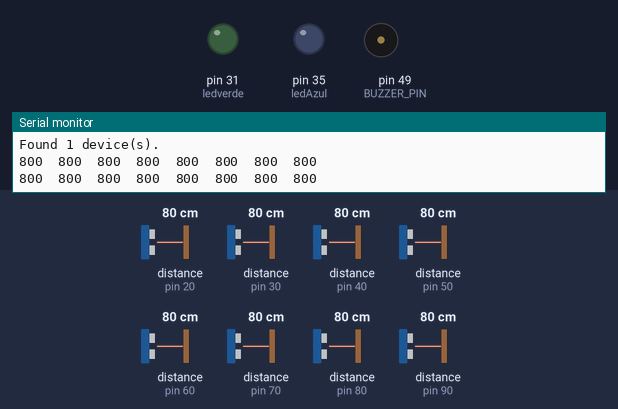
Bench run of a sketch on a simulated Arduino Mega 2560, built with avr-gcc and run on an emulated ATmega2560. On the bench: output pins drawn as LEDs (lit = HIGH), buzzer (waves = sounding), the last lines printed to the serial monitor. The test bench sets the inputs (shaded band); at power-on: distance to the obstacle (sensors on pin 30, pin 90, pin 20, pin 40, pin 50, pin 60, pin 70, pin 80) 80 cm.

Above: at 4.4 s.
4.5 s: distance to the obstacle (sensor on pin 30) set to 22 cm
6.2 s: distance to the obstacle (sensor on pin 30) set to 18 cm
At 6.84 s:
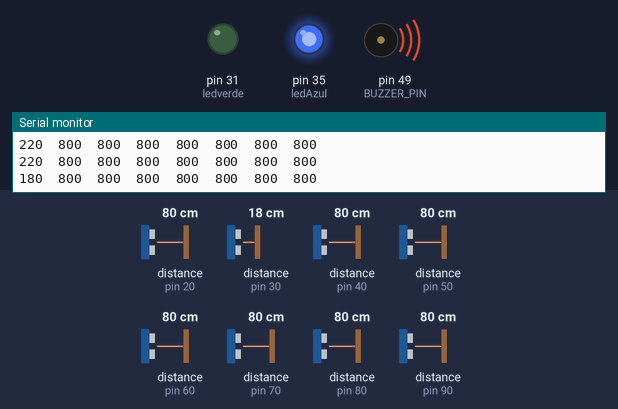
9.2 s: distance to the obstacle (sensor on pin 90) set to 44 cm
12.2 s: distance to the obstacle (sensor on pin 90) set to 37 cm
At 13.7 s:
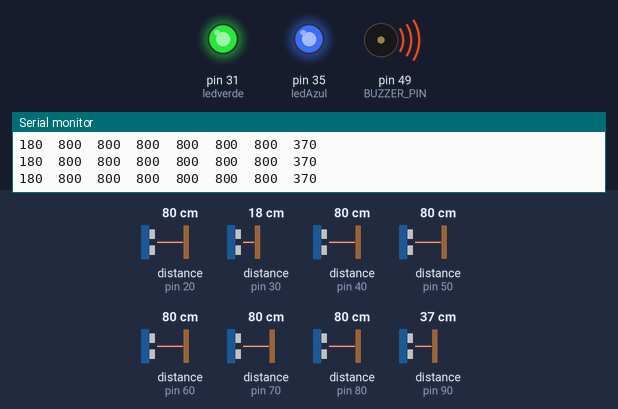
14.0 s: distance to the obstacle (sensor on pin 30) set to 35 cm
At 15.1 s:
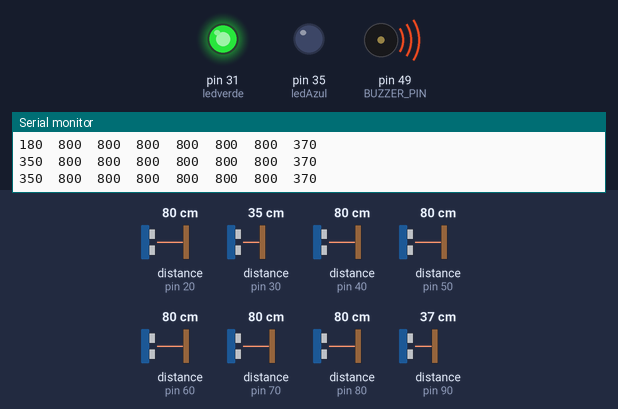
16.1 s: distance to the obstacle (sensor on pin 30) set to 2 cm
At 17.7 s:
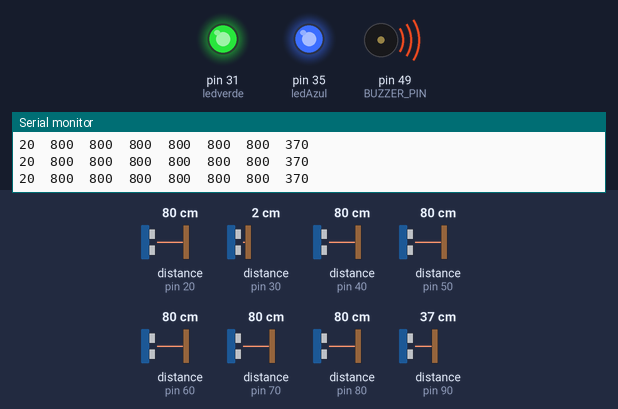
Timing chart, 0 to 20.1 s (numbered marks = the images above; inputs shaded):
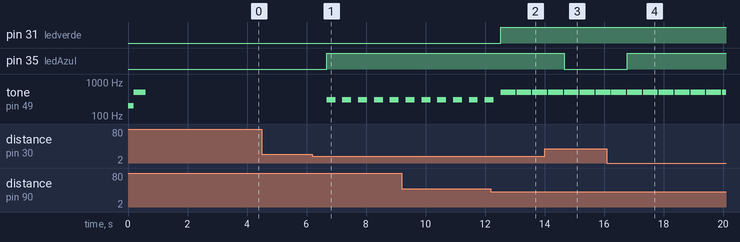

The sketch:

vl53l0x_8X_LONG_RANGE_Buzzer_Led.ino
```cpp
/*
 * vl53l0x_multiple_test_v1
 * http://dami.azw.pt/usar-varios-vl53l0x-com-enderecos-i2c-diferentes/
 *
 *
 */


#include <Wire.h>
#include <VL53L0X.h>

VL53L0X sensor1;
VL53L0X sensor2;
VL53L0X sensor3;
VL53L0X sensor4;
VL53L0X sensor5;
VL53L0X sensor6;
VL53L0X sensor7;
VL53L0X sensor8;
#define LONG_RANGE
#define PIN1 23
#define PIN2 25
#define PIN3 27
#define PIN4 29
#define PIN5 33
#define PIN6 37
#define PIN7 41
#define PIN8 45

#define ledverde 31//LED D31
#define ledAzul 35//LED D35
#define BUZZER_PIN  49  // AX-1205-2 5V

void setup() {
Wire.begin();
Serial.begin (115200);

pinMode(PIN1, OUTPUT);
pinMode(PIN2, OUTPUT);
pinMode(PIN3, OUTPUT);
pinMode(PIN4, OUTPUT);
pinMode(PIN5, OUTPUT);
pinMode(PIN6, OUTPUT);
pinMode(PIN7, OUTPUT);
pinMode(PIN8, OUTPUT);
digitalWrite(PIN1, LOW);
digitalWrite(PIN2, LOW);
digitalWrite(PIN3, LOW);
digitalWrite(PIN4, LOW);
digitalWrite(PIN5, LOW);
digitalWrite(PIN6, LOW);
digitalWrite(PIN7, LOW);
digitalWrite(PIN8, LOW);

pinMode(ledverde, OUTPUT);
digitalWrite(ledverde, LOW);
pinMode(ledAzul, OUTPUT);
digitalWrite(ledAzul, LOW);
pinMode(BUZZER_PIN, OUTPUT);
tone(BUZZER_PIN, 200, 200); delay(200);
tone(BUZZER_PIN, 500, 400); delay(500);
delay(500);


#if defined LONG_RANGE
//Define o limite da taxa do sinal de retorno para o valor fornecido em unidades de MCPS (mega contagens por segundo).
  // lower the return signal rate limit (default is 0.25 MCPS)
  sensor1.setSignalRateLimit(0.1);
  sensor2.setSignalRateLimit(0.1);
  sensor3.setSignalRateLimit(0.1);
  sensor4.setSignalRateLimit(0.1);
  sensor5.setSignalRateLimit(0.1);
  sensor6.setSignalRateLimit(0.1);
  sensor7.setSignalRateLimit(0.1);
  sensor8.setSignalRateLimit(0.1);
  // increase laser pulse periods (defaults are 14 and 10 PCLKs)
  // Define o período de pulso VCSEL (laser de emissão de superfície da cavidade vertical) para o tipo de período fornecido
  // para o valor fornecido (em PCLKs).
  // Períodos mais longos aumentam a faixa potencial do sensor. Os valores válidos são (apenas números pares):
  sensor1.setVcselPulsePeriod(VL53L0X::VcselPeriodPreRange, 18);//default
  sensor1.setVcselPulsePeriod(VL53L0X::VcselPeriodFinalRange, 14);//default
  //---------
  sensor2.setVcselPulsePeriod(VL53L0X::VcselPeriodPreRange, 18);//default
  sensor2.setVcselPulsePeriod(VL53L0X::VcselPeriodFinalRange, 14);//default
 //------------
 //---------
  sensor3.setVcselPulsePeriod(VL53L0X::VcselPeriodPreRange, 18);//default
  sensor3.setVcselPulsePeriod(VL53L0X::VcselPeriodFinalRange, 14);//default
  //---------
  sensor4.setVcselPulsePeriod(VL53L0X::VcselPeriodPreRange, 18);//default
  sensor4.setVcselPulsePeriod(VL53L0X::VcselPeriodFinalRange, 14);//default
   //---------
  sensor5.setVcselPulsePeriod(VL53L0X::VcselPeriodPreRange, 18);//default
  sensor5.setVcselPulsePeriod(VL53L0X::VcselPeriodFinalRange, 14);//default
  //---------
  sensor6.setVcselPulsePeriod(VL53L0X::VcselPeriodPreRange, 18);//default
  sensor6.setVcselPulsePeriod(VL53L0X::VcselPeriodFinalRange, 14);//default
//---------
  sensor7.setVcselPulsePeriod(VL53L0X::VcselPeriodPreRange, 18);//default
  sensor7.setVcselPulsePeriod(VL53L0X::VcselPeriodFinalRange, 14);//default


  //---------
  sensor8.setVcselPulsePeriod(VL53L0X::VcselPeriodPreRange, 18);//default
  sensor8.setVcselPulsePeriod(VL53L0X::VcselPeriodFinalRange, 14);//default
#endif

pinMode(PIN1, INPUT);
delay(150);
Serial.println("00");
sensor1.init(true);

Serial.println("01");
delay(100);
sensor1.setAddress((uint8_t)30);
Serial.println("02");

pinMode(PIN2, INPUT);
delay(150);
sensor2.init(true);
Serial.println("03");
delay(100);
sensor2.setAddress((uint8_t)20);

pinMode(PIN3, INPUT);
delay(150);
sensor3.init(true);
Serial.println("03");
delay(100);
sensor3.setAddress((uint8_t)40);

pinMode(PIN4, INPUT);
delay(150);
sensor4.init(true);
Serial.println("04");
delay(100);
sensor4.setAddress((uint8_t)50);

pinMode(PIN5, INPUT);
delay(150);
sensor5.init(true);
Serial.println("05");
delay(100);
sensor5.setAddress((uint8_t)60);

pinMode(PIN6, INPUT);
delay(150);
sensor6.init(true);
Serial.println("06");
delay(100);
sensor6.setAddress((uint8_t)70);

pinMode(PIN7, INPUT);
delay(150);
sensor7.init(true);
Serial.println("07");
delay(100);
sensor7.setAddress((uint8_t)80);


pinMode(PIN8, INPUT);
delay(150);
sensor8.init(true);
Serial.println("08");
delay(100);
sensor8.setAddress((uint8_t)90);

Serial.println("------");

Serial.println("addresses set");

// end configuration
sensor1.setTimeout(500);
sensor2.setTimeout(500);
sensor3.setTimeout(500);
sensor4.setTimeout(500);
sensor5.setTimeout(500);
sensor6.setTimeout(500);
sensor7.setTimeout(500);
sensor8.setTimeout(500);
sensor1.startContinuous();
sensor2.startContinuous();
sensor3.startContinuous();
sensor4.startContinuous();
sensor5.startContinuous();
sensor6.startContinuous();
sensor7.startContinuous();
sensor8.startContinuous();

// scan i2c
Serial.println ("I2C scanner. Scanning ...");
byte count = 0;

for (byte i = 1; i < 120; i++) {

Wire.beginTransmission (i);
if (Wire.endTransmission () == 0) {
Serial.print ("Found address: ");
Serial.print (i, DEC);
Serial.print (" (0x");
Serial.print (i, HEX);
Serial.println (")");
count++;
delay (1); // maybe unneeded?
} // end of good response
} // end of for loop
Serial.println ("Done.");
Serial.print ("Found ");
Serial.print (count, DEC);
Serial.println (" device(s).");
}

void loop() {
  int distance1 =sensor1.readRangeContinuousMillimeters();// get distance for sensor 1
  int distance2 =sensor2.readRangeContinuousMillimeters();// get distance for sensor 2
  int distance3 =sensor3.readRangeContinuousMillimeters();// get distance for sensor 3
  int distance4 =sensor4.readRangeContinuousMillimeters();// get distance for sensor 4
  int distance5 =sensor5.readRangeContinuousMillimeters();// get distance for sensor 5
  int distance6 =sensor6.readRangeContinuousMillimeters();// get distance for sensor 6
  int distance7 =sensor7.readRangeContinuousMillimeters();// get distance for sensor 7
  int distance8 =sensor8.readRangeContinuousMillimeters();// get distance for sensor 8
  //------------------------------------------------------
  if(distance1<=200)
  {
    digitalWrite(ledAzul, HIGH);
    tone(BUZZER_PIN, 300, 300); //
  }
  else
  {
     digitalWrite(ledAzul, LOW);
  }
  //------------------------------------------------------
  if(distance2<=300)
  {
    digitalWrite(ledverde, HIGH);
    tone(BUZZER_PIN, 400, 400); //
  }
  else
  {
     digitalWrite(ledverde, LOW);
  }

   if(distance3<=400)
  {
    digitalWrite(ledverde, HIGH);
    tone(BUZZER_PIN, 500, 500); //
  }
  else
  {
     digitalWrite(ledverde, LOW);
  }

   if(distance4<=400)
  {
    digitalWrite(ledverde, HIGH);
    tone(BUZZER_PIN, 500, 500); //
  }
  else
  {
     digitalWrite(ledverde, LOW);
  }

    if(distance5<=400)
  {
    digitalWrite(ledverde, HIGH);
    tone(BUZZER_PIN, 500, 500); //
  }
  else
  {
     digitalWrite(ledverde, LOW);
  }

      if(distance6<=400)
  {
    digitalWrite(ledverde, HIGH);
    tone(BUZZER_PIN, 500, 500); //
  }
  else
  {
     digitalWrite(ledverde, LOW);
  }

    if(distance7<=400)
  {
    digitalWrite(ledverde, HIGH);
    tone(BUZZER_PIN, 500, 500); //
  }
  else
  {
     digitalWrite(ledverde, LOW);
  }

      if(distance8<=400)
  {
    digitalWrite(ledverde, HIGH);
    tone(BUZZER_PIN, 500, 500); //
  }
  else
  {
     digitalWrite(ledverde, LOW);
  }
//-------------------------------------------------------------
Serial.print(sensor1.readRangeContinuousMillimeters());
if (sensor1.timeoutOccurred()) { Serial.print(" TIMEOUT S1"); }
Serial.print("\t");

Serial.print(sensor2.readRangeContinuousMillimeters());
if (sensor2.timeoutOccurred()) { Serial.print(" TIMEOUT S2"); }
Serial.print("\t");

Serial.print(sensor3.readRangeContinuousMillimeters());
if (sensor3.timeoutOccurred()) { Serial.print(" TIMEOUT S3"); }
Serial.print("\t");

Serial.print(sensor4.readRangeContinuousMillimeters());
if (sensor4.timeoutOccurred()) { Serial.print(" TIMEOUT S4"); }
Serial.print("\t");

Serial.print(sensor5.readRangeContinuousMillimeters());
if (sensor5.timeoutOccurred()) { Serial.print(" TIMEOUT S5"); }
Serial.print("\t");

Serial.print(sensor6.readRangeContinuousMillimeters());
if (sensor6.timeoutOccurred()) { Serial.print(" TIMEOUT S6"); }
Serial.print("\t");

Serial.print(sensor7.readRangeContinuousMillimeters());
if (sensor7.timeoutOccurred()) { Serial.print(" TIMEOUT S7"); }
Serial.print("\t");

Serial.print(sensor8.readRangeContinuousMillimeters());
if (sensor8.timeoutOccurred()) { Serial.print(" TIMEOUT S8"); }
Serial.print("\t");
Serial.println();
}
```

buzzer.cpp
```cpp
/*
  A simple class to handle a buzzer
  2016-09-17
*/

#include "Arduino.h"
#include "buzzer.h"

Buzzer::Buzzer(int pin) {
  _pin = pin;
  _counter = 0;
  _disabled = false;
  pinMode(_pin, OUTPUT);
  digitalWrite(_pin, LOW);
}

void Buzzer::buzz() {
  if (!_disabled)
    _counter = 1;
}

void Buzzer::buzz(int duration) {
  if (!_disabled)
    _counter = duration;
}

void Buzzer::buzzBlocking(int duration_ms) {
  if (!_disabled) {
    digitalWrite(_pin, HIGH);
    delay(duration_ms);
    digitalWrite(_pin, LOW);
  }
}

void Buzzer::disable() {
  _disabled = true;
}

void Buzzer::enable() {
  _disabled = false;
}

bool Buzzer::isEnabled() {
  return !_disabled;
}

void Buzzer::doUpdate() {
  if (_counter <= 0) {
    digitalWrite(_pin, LOW);
  } else {
    _counter--;
    digitalWrite(_pin, HIGH);
  }
}
```

buzzer.h
```cpp
/*
  A simple class to handle a buzzer
  2016-09-17
*/

#ifndef Buzzer_h
#define Buzzer_h

#include "Arduino.h"

class Buzzer
{
  public:
    Buzzer(int pin);

    void buzz();
    void buzz(int duration);
    void buzzBlocking(int duration_ms);
    void disable();
    void enable();
    bool isEnabled();
    void doUpdate();

  private:
    int _pin;
    int _counter;
    bool _disabled;
};

#endif
```

Measured:
- the behaviour switches between 21 and 20 cm on distance to the obstacle (sensor on pin 30) (found by bisection; images 0 and 1)
- the behaviour switches between 41 and 40 cm on distance to the obstacle (sensor on pin 90) (found by bisection; images 1 and 2)
- after the input at 6.2 s, pin 35 (ledAzul): LOW → HIGH after 0.48 s; tone on pin 49 (BUZZER_PIN): alternates 300 Hz for 0.30 s and silent for 0.23 s, starting after 0.48 s
- after the input at 12.2 s, pin 31 (ledverde): LOW → HIGH after 0.33 s
- after the input at 14.0 s, pin 35 (ledAzul): HIGH → LOW after 0.66 s
- after the input at 16.1 s, pin 35 (ledAzul): LOW → HIGH after 0.68 s
